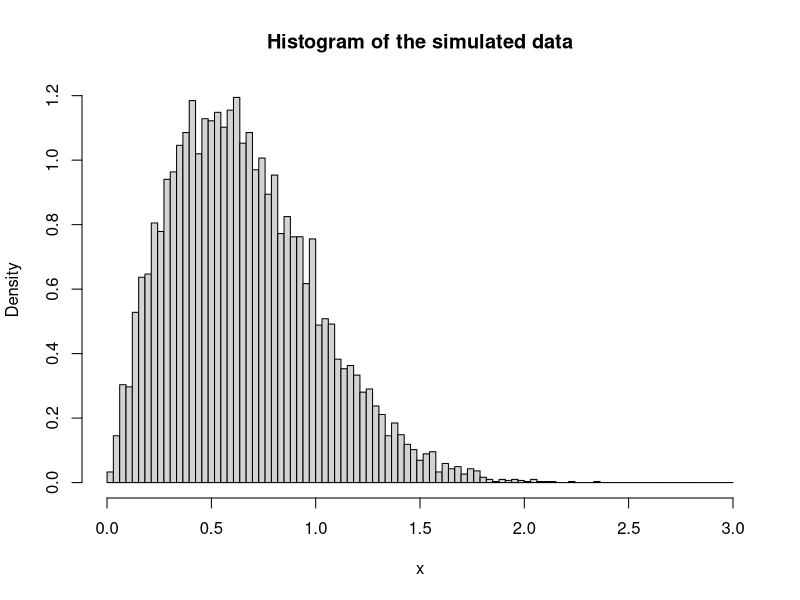
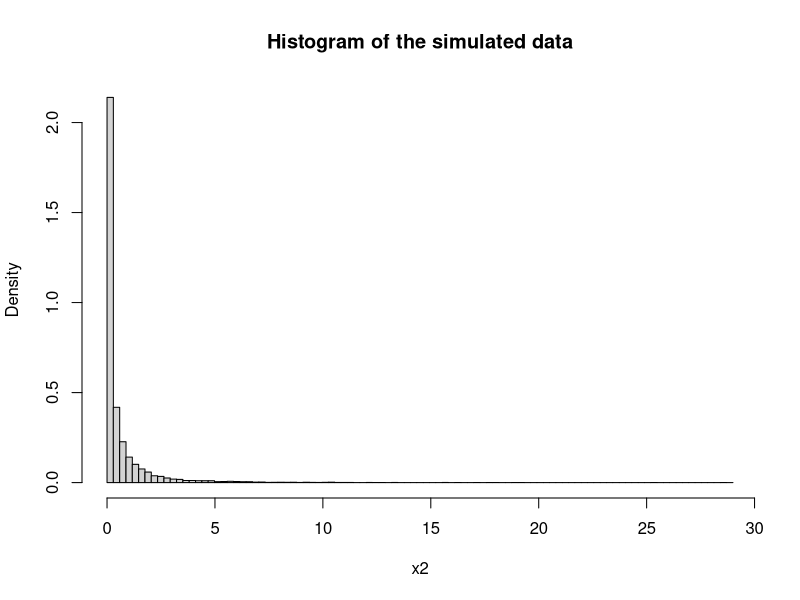
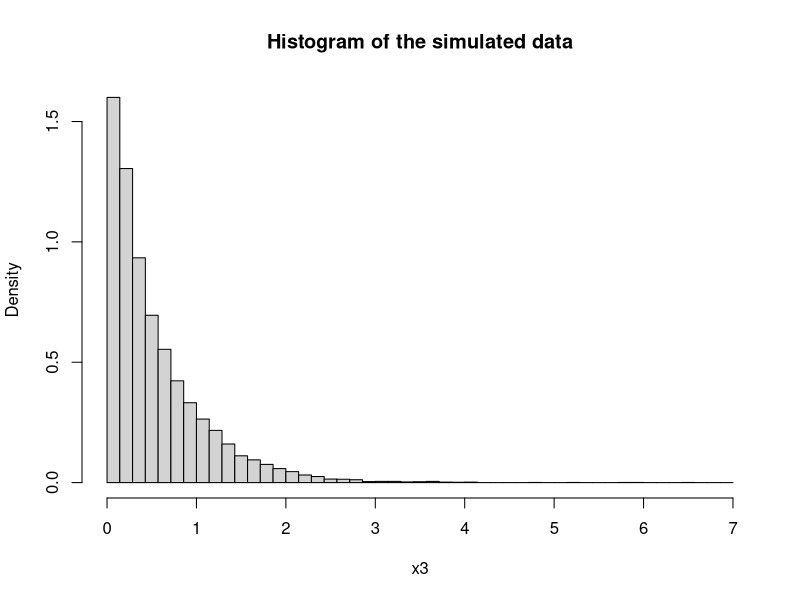
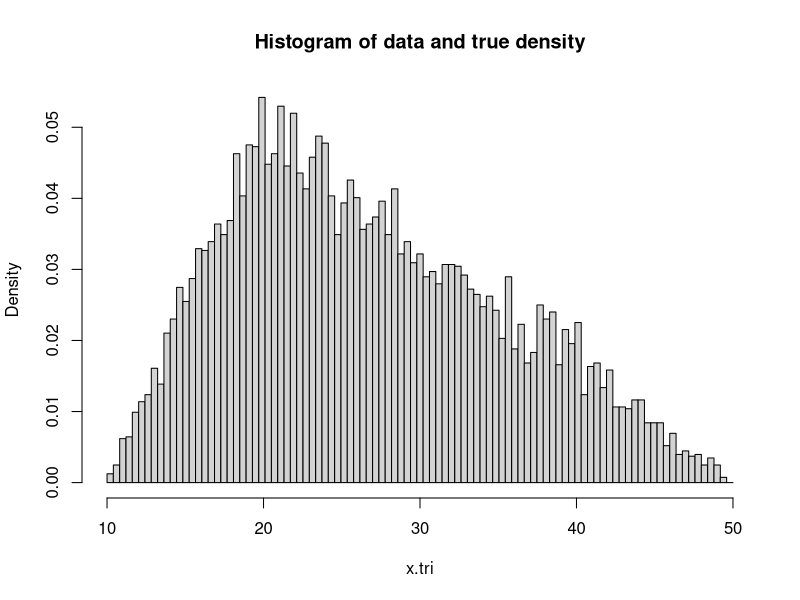
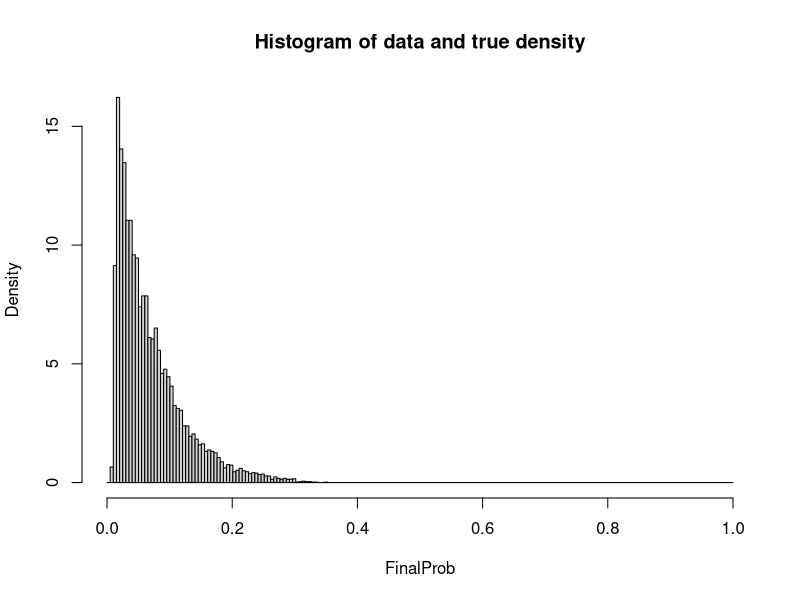
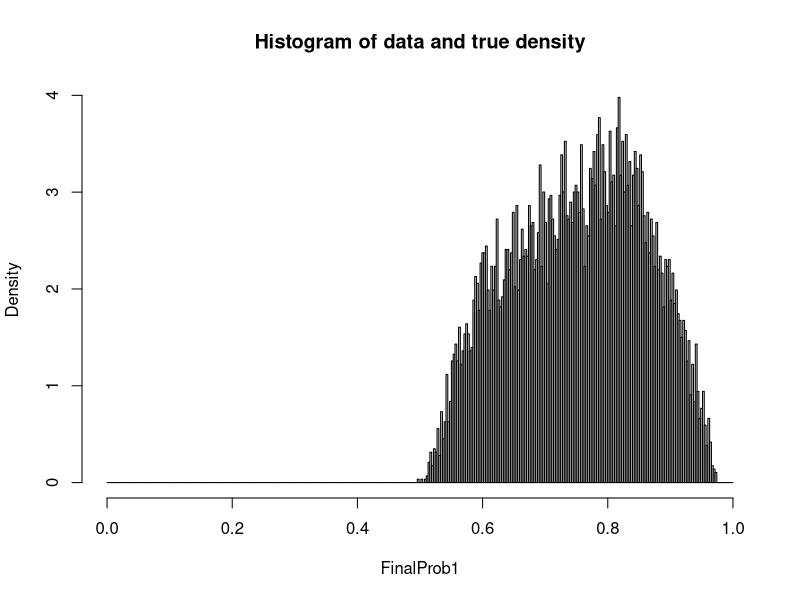
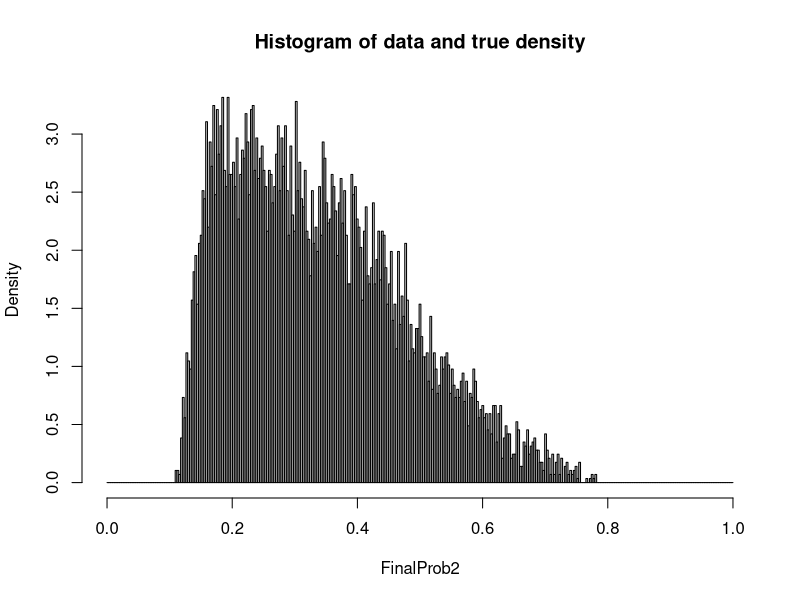
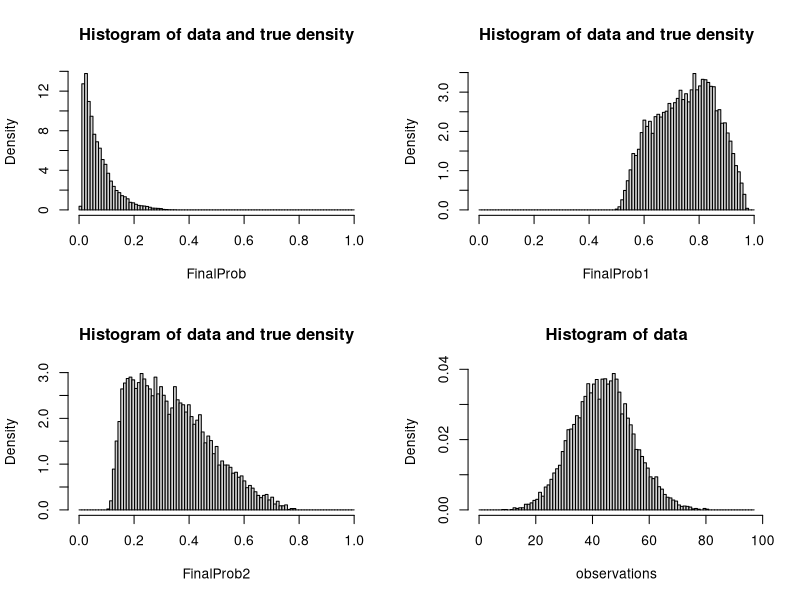

Generate these figures, in order, with R:
rm(list=ls())
##############################################################################################
###Problem1

1 - ppois(3, lambda=3)  # probability that at least four visitors arrive during one minute
pgamma(5, shape=2, scale=3, lower.tail = FALSE) # probability that a visitor spends more than 5 minutes on the website

#Expected total visitor time for visitors arriving during one minute
N <- rpois(1, lambda=3)
x <- rgamma(N, shape=2, scale=3)
total = sum(x)

#Expected total visitor time for visitors arriving during one hour
N2 = rpois(60, lambda=3) 
x2 <- rgamma(sum(N2), shape=2, scale=3)
total2 = sum(x2)

#Estimation of the probability that the total visitor time exceeds 1000 minutes
Nrep = 10000
count = 0
for (i in 1:Nrep) {
  N3 = rpois(60, lambda=3)
  x3 <- rgamma(sum(N3), shape=2, scale=3)
  total3 = sum(x3)
  if (total3>1000){
    count = count + 1
  }
}
count/Nrep  #Estimated probability


#############################################################################################
###Problem 2
#b)
genweibulldistr <- function(Nsim,alpha,beta){
  U <- runif(Nsim)
  X <- (-log(1-U)/alpha)^(1/beta)  
  return(X)
}

Nsim <- 10000
alpha <- 1.81
beta = 2
x <- genweibulldistr(Nsim = Nsim,alpha = alpha, beta = beta)

#histogram of the data
hist(x, prob = TRUE,breaks=seq(0,ceiling(max(x)*1.1),length.out=max(10,sqrt(Nsim))),
     main="Histogram of the simulated data")

# Expectation
alpha^(-1/beta)*gamma(1+1/2)
# Mean of the data
mean(x)
# we can notice that the average of the data does not differ mutch from the
# expectation calculated from the formula of the expecttion


# beta = 0.5 
Nsim <- 10000
beta2 = 0.5
x2 <- genweibulldistr(Nsim = Nsim,alpha = alpha, beta = beta2)
hist(x2, prob = TRUE,breaks=seq(0,ceiling(max(x2)),length.out=max(100)), main="Histogram of the simulated data")
mean(x2)

# beta = 1
Nsim <- 10000
beta3 = 1
x3 <- genweibulldistr(Nsim = Nsim,alpha = alpha, beta = beta3)
hist(x3, prob = TRUE, breaks=seq(0,ceiling(max(x3)),length.out=max(50)), main="Histogram of the simulated data")
mean(x3)

#####################################################################################
##d)

#distribution of the time until failure in months for certain pumps

alpha2 = 0.08
beta4 = 1
x4 <- genweibulldistr(Nsim = Nsim, alpha = alpha2, beta = beta4)

monthsCount = 0
for (i in x4){
  if (i<12){
    monthsCount = monthsCount + 1
  }
}
pumpFailProb = monthsCount/Nsim # prob that the pump will fail before 1 year
pumpWorkProb = 1 - pumpFailProb # prob that the pump will work after 1 years


p = c(rep(pumpFailProb,3))

#The system fails when all pumps have failed
R1 <- sample(0:1,size=Nsim,replace=TRUE,prob=c(1-p[1],p[1])) # Creating a sample of values 1 and 0
R2 <- sample(0:1,size=Nsim,replace=TRUE,prob=c(1-p[2],p[2])) # where 1 mens the failure of a pump before
R3 <- sample(0:1,size=Nsim,replace=TRUE,prob=c(1-p[3],p[3])) # 1 year. 
OldPumps = sum(pmin(R1,R2,R3))/Nsim 

#The system fails when at least 2 of the pumps have failed
Rmatrix <- matrix(nrow=Nsim,ncol=3)
for(i in 1:3){
  Rmatrix[,i] <- sample(0:1,size=Nsim,replace=TRUE,prob=c(1-p[i],p[i]))
}
Nfailing <- rowSums(Rmatrix) # Calculate number of failings for each row
OldPumps1 = sum(Nfailing>=2)/Nsim

#The system failes when the first pump fail
OldPumps2 = sum(pmax(R1,R2,R3))/Nsim  



#Calculating Expected time until failure
#Generation the failure times for every pump
pump1 <- genweibulldistr(Nsim = Nsim, alpha = alpha2, beta = beta4)
pump2 <- genweibulldistr(Nsim = Nsim, alpha = alpha2, beta = beta4)
pump3 <- genweibulldistr(Nsim = Nsim, alpha = alpha2, beta = beta4)


#Expected time in model where the system fails when all pumps have failed
total = c()
for (i in 1:Nsim){
  theFirstTobreak = pmin(pump1[i], pump2[i], pump3[i])
  total[i] = theFirstTobreak
}
mean(total)

## Expected time in model where the system failes when the first pump fail
total1 = c()
for (i in 1:Nsim){
  theFirstTobreak1 = pmax(pump1[i], pump2[i], pump3[i])
  total1[i] = theFirstTobreak1
}
mean(total1)

##Expected time utill failure in model if at least two pumps fail then the system fails
total2 = c()
alltimes = c()
for (i in 1:Nsim){
  alltimes = c(pump1[i], pump2[i], pump3[i])
  alltimes2 = sort(alltimes, decreasing = FALSE)
  theFirstTobreak2 = alltimes2[2]
  total2[i] = theFirstTobreak2
}
mean(total2)


#################################################################################
####f)
  
rtriang <- function(Nsim, a, b, c){ 
 if(!(a<c & c<b))
    stop("Error, check a, b and c.") 
  k <- 0 # counter for accepted
  x <- numeric(Nsim) # vector for accepted
  while(k<Nsim){
    u <- runif(1)
    y <- runif(1,min=a,max=b) # proposal distribution
    if(y<c){  #different pdf before and after c
      if(u<((y-a)/(c-a))){ # Then we accept
        k <- k+1
        x[k] <- y
      }
    }
    else{ 
      if(u<((b-y)/(b-c))){ # Then we accept
        k <- k+1
        x[k] <- y
      }
    }
  }
  return(x)
}

genweibulldistr <- function(Nsim,alpha,beta){
  U <- runif(Nsim)
  X <- (-log(1-U)/alpha)^(1/beta)
  return(X)
}

Nsim <- 10000
x.tri <- rtriang(Nsim=Nsim,a=10,b=50,c=20)

a=10
b=50
beta = 1

hist(x.tri, prob = TRUE,breaks=seq(a,b,length.out=max(10,sqrt(Nsim))),
     main="Histogram of data and true density")

#Expectation
#expectation = alpha^(-1/beta)*gamma(1+1/beta)
#expectation = 1/alpha
#alpha = 1/expectation


#calculating values of alphas
alphasVec = c()
for (i in 1:Nsim){
  alphasVec[i] = 1/x.tri[i]
}

# This function calculates the probability for a pump to fail within 1 year for a given alpha
ProbSimulation = function(alpha,Nsim){
  for (i in 1:Nsim){
    times <- genweibulldistr(Nsim = Nsim, alpha = alpha, beta = 1)
    yearCount = 0
    for (i in times){
      if (i<12){
        yearCount = yearCount + 1
      }
    }
    return(yearCount/Nsim)
  }
}

# model where the system fails when all pumps have failed 
probToFailInOneY = c()
FinalProb = c()
for (j in 1:Nsim){
  probToFailInOneY[j] = ProbSimulation(alphasVec[j], 10000)
  prbV = c(rep(probToFailInOneY[j],3))
  
  Set1 <- sample(0:1,size=Nsim,replace=TRUE,prob=c(1-prbV[1],prbV[1]))  
  Set2 <- sample(0:1,size=Nsim,replace=TRUE,prob=c(1-prbV[2],prbV[2]))  
  Set3 <- sample(0:1,size=Nsim,replace=TRUE,prob=c(1-prbV[3],prbV[3]))
  FinalProb[j] = sum(pmin(Set1,Set2,Set3))/Nsim 
}
hist(FinalProb, prob = TRUE,breaks=seq(0,1,length.out=max(200)),
     main="Histogram of data and true density")
Qdata <- quantile(FinalProb,probs = seq(0,1,by=0.1))


# model where if all pump fail then the system fails 
probToFailInOneY1 = c()
FinalProb1 = c()
for (k in 1:Nsim){
  probToFailInOneY1[k] = ProbSimulation(alphasVec[k], 10000)
  prbV1 = c(rep(probToFailInOneY1[k],3))
  
  Set4 <- sample(0:1,size=Nsim,replace=TRUE,prob=c(1-prbV1[1],prbV1[1]))  
  Set5 <- sample(0:1,size=Nsim,replace=TRUE,prob=c(1-prbV1[2],prbV1[2]))  
  Set6 <- sample(0:1,size=Nsim,replace=TRUE,prob=c(1-prbV1[3],prbV1[3]))
  FinalProb1[k] = sum(pmax(Set4,Set5,Set6))/Nsim 
}
hist(FinalProb1, prob = TRUE,breaks=seq(0,1,length.out=max(350)),
     main="Histogram of data and true density")
Qdata1 <- quantile(FinalProb1,probs = seq(0,1,by=0.1))


# model where at least 2 pumps have to fail for the system to fail
probToFailInOneY2 = c()
FinalProb2 = c()
for (z in 1:Nsim){
  probToFailInOneY2[z] = ProbSimulation(alphasVec[z], 10000)
  prbV2 = c(rep(probToFailInOneY2[z],3))
  
  Zmatrix <- matrix(nrow=Nsim,ncol=3)
  for(i in 1:3){
    Zmatrix[,i] <- sample(0:1,size=Nsim,replace=TRUE,prob=c(1-prbV2[i],prbV2[i]))
  }
  Nfailing2 <- rowSums(Zmatrix) # Calculate number of failings for each row
  FinalProb2[z] = sum(Nfailing2>=2)/Nsim
}
hist(FinalProb2, prob = TRUE,breaks=seq(0,1,length.out=max(350)),
     main="Histogram of data and true density")
Qdata2 <- quantile(FinalProb2,probs = seq(0,1,by=0.1))
rbind(Qdata,Qdata1,Qdata2)

#Comparing the new pumps to the old
#old pumps
OldPumps   # all pumps to fail for the system to fail
OldPumps1  # one pump to fail for the system to fail
OldPumps2  # at last two pump to fail for the system to fail


#new pumps
par(mfrow=c(2,2))
hist(FinalProb, prob = TRUE,breaks=seq(0,1,length.out=max(100)),
     main="Histogram of data and true density")
hist(FinalProb1, prob = TRUE,breaks=seq(0,1,length.out=max(100)),
     main="Histogram of data and true density")
hist(FinalProb2, prob = TRUE,breaks=seq(0,1,length.out=max(100)),
     main="Histogram of data and true density")

# Comparing the probabilitys of the failure for the new pumps to the old pumps we can 
# state that the new pumps have a lower probability of failure for each of the three scenarios  


############################################################################################
#problem 3

Yatzy <- function(){
  upperSecScore = 0
  for (i in 1:6){
    dices = 5
    for(j in 1:3){
      singleThrow = sample(1:6, size=dices, replace=T)
      for (k in singleThrow){
        if (k==i){
          upperSecScore = upperSecScore + k
          dices = dices - 1
        }
      }
    }
  }
  return(upperSecScore)
}


#plot of the probability distribution
observations = c()
Nsim = 10000
for (i in 1:Nsim){
  observations[i] = Yatzy()
}
hist(observations, prob = TRUE,breaks=seq(0,max(observations)*1.2),
     main="Histogram of data")
plot(observations)



#probablility of an upper section score of at least 42 points based on Nsim
Nsim = 10000
totalCount = 0
for (i in 1:Nsim){
  x = Yatzy()
  if (x>=42){
    totalCount = totalCount + 1 #Count the amount of outcomes that areat least 42
  }
}
totalCount/10000 #Estimated probability










  
  
  
  
  




